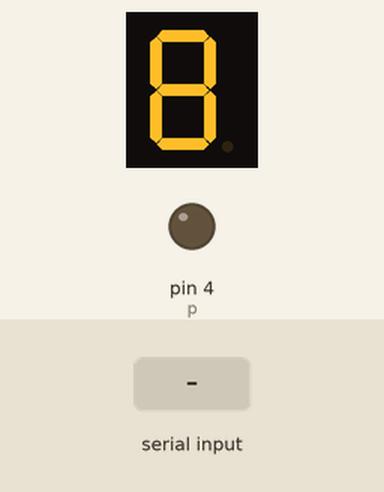
A sketch run on a simulated Arduino Uno, built with avr-gcc and run on an emulated ATmega328P. Parts: 1-digit seven-segment display, output pins drawn as LEDs (lit = HIGH). Wiring (inferred from the names in the program): 1-digit 7-segment display, segments lit when LOW: segments pin 2, pin 3, pin 5, pin 6, pin 7, pin 8, pin 9. The inputs (shaded band) are chosen by the test bench. The segment pins are drawn as the display they are named for; pins used as bus, display or sensor lines are not drawn.

Above: at 1.2 s.
1.3 s: "90,45\n" received over Serial
At 2.0 s:
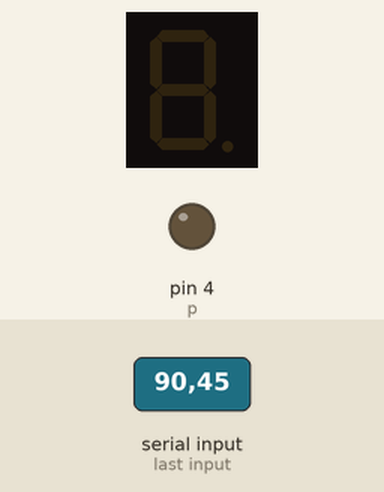
2.8 s: "30,150\n" received over Serial
4.3 s: "1\n" received over Serial
At 5.5 s:
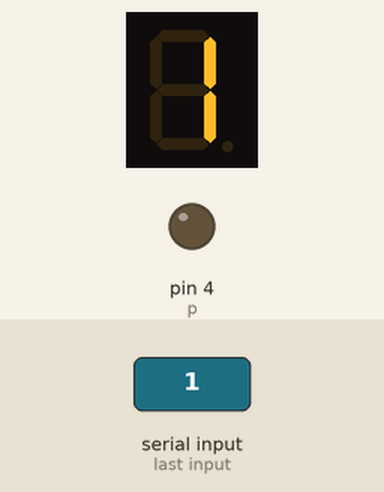
5.8 s: "5\n" received over Serial
At 6.6 s:
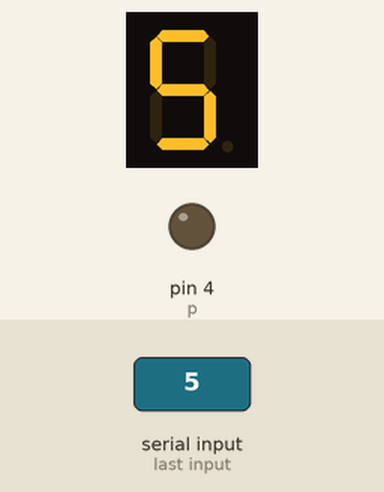
7.3 s: "200\n" received over Serial
At 7.8 s:
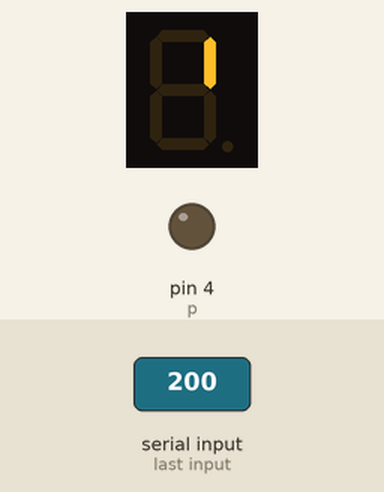
8.8 s: "90\n" received over Serial
At 10.1 s:
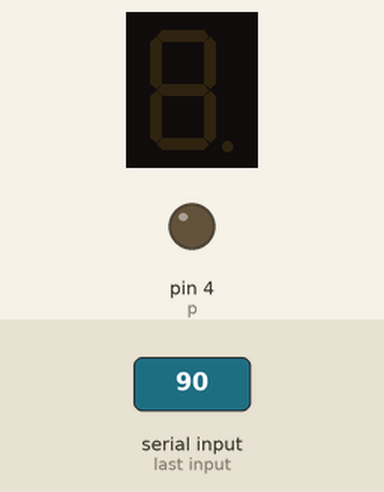
Timing chart, 0 to 11.3 s (numbered marks = the images above; inputs shaded):
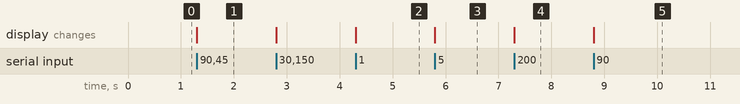

Measured:
- after the input at 1.3 s, the display: changes at once (image 1)
- after the input at 4.3 s, the display: changes at once (image 2)
- after the input at 5.8 s, the display: changes at once (image 3)
- after the input at 7.3 s, the display: changes at once (image 4)
- after the input at 8.8 s, the display: changes at once (image 5)

The sketch:

Serial3.ino
```cpp
// Application by Vincent Claes
// vincent@cteq.eu
// 14/11/2018

#define a 2
#define b 3
#define c 5
#define d 6
#define e 7
#define f 8
#define g 9
#define p 4     // point
#define btn 10  // button on pcb

char Digits[10] = {B0111111,B0000110,B1011011,B1001111,B1100110,B1101101, B1111101,B0000111, B1111111,B1101111};

void Display_Value(char value);

void setup()
{
  pinMode(a, OUTPUT);
  pinMode(b, OUTPUT);
  pinMode(c, OUTPUT);
  pinMode(d, OUTPUT);
  pinMode(e, OUTPUT);
  pinMode(f, OUTPUT);
  pinMode(g, OUTPUT);
  pinMode(p, OUTPUT);
  pinMode(btn,INPUT);
  Serial.begin(115200);
  Serial.setTimeout(100);
}

void loop()
{
   if(Serial.available()){
    // Parse Received value as an integer
    int state = Serial.parseInt();
    // Reading in Delimiter
    Serial.read();
    Display_Value(Digits[char(state)]);
  }
}


void Display_Value(char value)
{
  if(bitRead(value,0) == 1)
    digitalWrite(a,LOW);
  else
    digitalWrite(a,HIGH);
  if(bitRead(value,1) == 1)
    digitalWrite(b,LOW);
  else
    digitalWrite(b,HIGH);
  if(bitRead(value,2) == 1)
    digitalWrite(c,LOW);
  else
    digitalWrite(c,HIGH);
  if(bitRead(value,3) == 1)
    digitalWrite(d,LOW);
  else
    digitalWrite(d,HIGH);
  if(bitRead(value,4) == 1)
    digitalWrite(e,LOW);
  else
    digitalWrite(e,HIGH);
  if(bitRead(value,5) == 1)
    digitalWrite(f,LOW);
  else
    digitalWrite(f,HIGH);
  if(bitRead(value,6) == 1)
    digitalWrite(g,LOW);
  else
    digitalWrite(g,HIGH);
}
```
